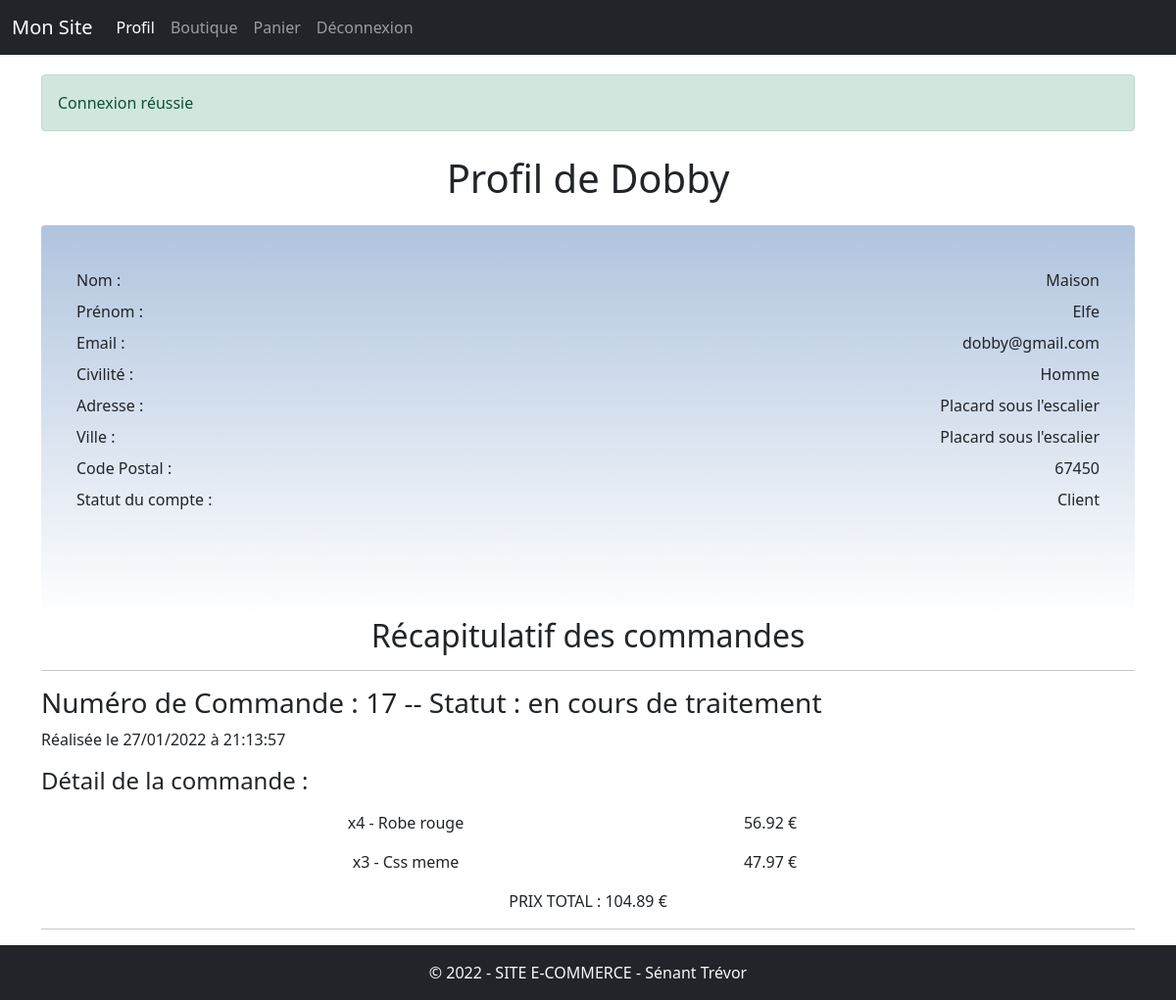
Page /profil.php?id=8 (signed in) on the committed database.
### tables this page shows
CREATE TABLE `membre` (
  `id_membre` int(11) NOT NULL,
  `pseudo` varchar(30) NOT NULL,
  `mdp` varchar(70) NOT NULL,
  `nom` varchar(20) NOT NULL,
  `prenom` varchar(30) NOT NULL,
  `email` varchar(50) NOT NULL,
  `civilite` enum('m','f') NOT NULL,
  `ville` varchar(50) NOT NULL,
  `code_postal` int(5) UNSIGNED ZEROFILL NOT NULL,
  `adresse` varchar(50) NOT NULL,
  `statut` int(1) NOT NULL DEFAULT '0'
);

CREATE TABLE `commande` (
  `id_commande` int(11) NOT NULL,
  `id_membre` int(11) DEFAULT NULL,
  `montant` float NOT NULL,
  `date_enregistrement` datetime NOT NULL,
  `etat` enum('en cours de traitement','envoyé','livré') NOT NULL DEFAULT 'en cours de traitement'
);

CREATE TABLE `details_commande` (
  `id_details_commande` int(11) NOT NULL,
  `id_commande` int(11) DEFAULT NULL,
  `id_produit` int(11) DEFAULT NULL,
  `quantite` int(3) NOT NULL,
  `prix` float NOT NULL
);

CREATE TABLE `produit` (
  `id_produit` int(11) NOT NULL,
  `reference` varchar(20) NOT NULL,
  `categorie` varchar(20) NOT NULL,
  `titre` varchar(100) NOT NULL,
  `description` text NOT NULL,
  `couleur` varchar(20) NOT NULL,
  `taille` varchar(5) NOT NULL,
  `public` enum('m','f','mixte') NOT NULL,
  `photo` varchar(250) NOT NULL,
  `prix` float NOT NULL,
  `stock` int(3) NOT NULL
);

### profil.php (the view, shortened to what this page needs)
<?php
if (isConnected() && isset($_GET['id'])){
$data = getUserById($_GET['id']);
$orders = getOrderByMemberId($_GET['id']);
require_once './inc/haut.inc.php';?>
<h1 class="text-center my-2">Profil de <?= $data['pseudo']?></h1>
<div class="card mt-4"
    style="height:400px;min-width: 40vh; margin: 0 auto; padding:20px; background : linear-gradient(lightsteelblue,white); border: 0px">
    <div class="card-body d-flex flex-column justify-content-between">
        <ul style="list-style : none; padding:0">
            <li>
                <ul style="list-style : none; padding:0"
                    class="list-group list-group-horizontal d-flex justify-content-between  my-2">
                    <li>Nom : </li>
                    <li><?= $data['nom'] ?></li>
                </ul>
            </li>
            <li>
                <ul style="list-style : none; padding:0"
                    class="list-group list-group-horizontal d-flex justify-content-between my-2">
                    <li>Prénom : </li>
                    <li><?= $data['prenom'] ?></li>
                </ul>
            </li>
            <li>
                <ul style="list-style : none; padding:0"
                    class="list-group list-group-horizontal d-flex justify-content-between my-2">
                    <li>Email : </li>
                    <li><?= $data['email'] ?></li>
                </ul>
            </li>
            <li>
                <ul style="list-style : none; padding:0"
                    class="list-group list-group-horizontal d-flex justify-content-between my-2">
                    <li>Civilité : </li>
                    <li><?= $data['civilite'] == "m" ? "Homme" : "Femme" ?></li>
                </ul>
            </li>
            <li>
                <ul style="list-style : none; padding:0"
                    class="list-group list-group-horizontal d-flex justify-content-between my-2">
                    <li>Adresse : </li>
                    <li><?= $data['adresse'] ?></li>
                </ul>
            </li>
            <li>
                <ul style="list-style : none; padding:0"
                    class="list-group list-group-horizontal d-flex justify-content-between my-2">
                    <li>Ville : </li>
                    <li><?= $data['ville'] ?></li>
                </ul>
            </li>
            <li>
                <ul style="list-style : none; padding:0"
                    class="list-group list-group-horizontal d-flex justify-content-between my-2">
                    <li>Code Postal : </li>
                    <li><?= $data['code_postal'] ?></li>
                </ul>
            </li>
            <li>
                <ul style="list-style : none; padding:0"
                    class="list-group list-group-horizontal d-flex justify-content-between my-2">
                    <li>Statut du compte : </li>
                    <li><?= $data['statut'] == 0 ? "Client" : "Administrateur" ?></li>
                </ul>
            </li>
        </ul>
    </div>
</div>
<?php if(!isAdmin()) {  ?>
<h2 class="text-center">Récapitulatif des commandes</h2>
<hr>
<?php
    if(!empty($orders)){
        foreach($orders as $order){
           $details = getOrderDetails($order['id_commande']);
           ?>
<div class="my-3">
<h3>Numéro de Commande : <?= $order['id_commande'] ?> -- Statut : <?= $order['etat']?></h3>
<p>Réalisée le <?= $order['date_fr'] ?></p>
</div>
<h4>Détail de la commande :</h4>
    <?php
            foreach($details as $detail){ ?>
    <div class="row mx-auto justify-content-center my-3 text-center">
        <div class="col-4">x<?= $detail['quantite'] ?> - <?= $detail['titre'] ?></div>
        <div class="col-4"><?= sprintf('%.2f',$detail['prix'])  ?> €</div>
    </div>
    <?php
            }
            ?>
<p class="text-center text-uppercase">Prix total : <?= sprintf('%.2f',$order['montant']) ?> €</p>
<hr>
<?php
        }
    }
}
?>
<?php
} else {
    header('location:connexion.php');
}
require_once './inc/bas.inc.php';

### rows in the picture
membre: pseudo "Dobby", nom "Maison", prenom "Elfe", email "dobby@gmail.com", adresse "Placard sous l'escalier", ville "Placard sous l'escalier", code_postal "67450"
commande: id_commande "17", etat "en cours de traitement", date_fr "27/01/2022 à 21:13:57", montant "104.89"
details_commande: quantite "4", id_produit.titre "Robe rouge", prix "56.92"
details_commande: quantite "3", id_produit.titre "Css meme", prix "47.97"

### other values in the picture
implode('<br>',$_SESSION['messages'][$className]) "Connexion réussie"
